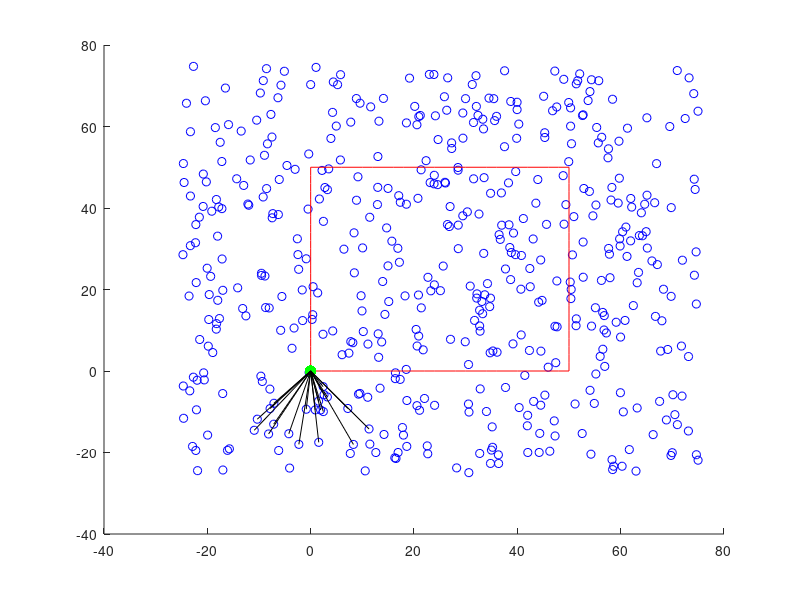

Write the MATLAB code that produced this figure.
%%%%%%%%%%%%%%%%%%%%%%%%%%%%%%%%%%%%%%%%%%%%%%%%%%%%%%%%%%%%%%%%
% <SIM1 specification>
% In 2-D, Features with angle and distance constraint
% 
% Copyright with Jae Young Chung, robot0321 at github 
% Lisence: GNU GENERAL PUBLIC LICENSE Version 3, 29 June 2007
%%%%%%%%%%%%%%%%%%%%%%%%%%%%%%%%%%%%%%%%%%%%%%%%%%%%%%%%%%%%%%%%
clc; clear; close all; 
rng(10);
addpath('./functions');

%% environment setting
Nfeatures = 500; % the number of features
% x,y: 'Nfeatures' number of features, in range (-50,100)
feat_position = rand(2,Nfeatures)*100 - 25;

%% path setting
fwd_speed = 2; % speed along the forward direction
rot_time = 10; % steps needs to be rotated

% path and heading of robot, heading is the angle from world-x axis
path  = [0:fwd_speed:50, 50*ones(1,rot_time), 50*ones(size(0:fwd_speed:50)), 50*ones(1,rot_time),  50:-fwd_speed:0, 0*ones(1,rot_time), zeros(size(50:-fwd_speed:0));
         zeros(size(0:fwd_speed:50)), 0*ones(1,rot_time), 0:fwd_speed:50, 50*ones(1,rot_time), 50*ones(size(50:-fwd_speed:0)), 50*ones(1,rot_time), 50:-fwd_speed:0];
heading = pi/180*[zeros(size(0:fwd_speed:50)), linspace(0,90,rot_time), 90*ones(size(0:fwd_speed:50)), ...
            linspace(90,180,rot_time), 180*ones(size(50:-fwd_speed:0)),linspace(180,270,rot_time), 270*ones(size(50:-fwd_speed:0))]; % yaw (rad)
robot = [path; heading]; 
         
%% camera setting
theta = 45*pi/180; % angle between principal axis and the edge of the image plane (arbitarilliy selected)
mindist = 2; % minimum distance from a feature to camera principal point
maxdist = 20; % maximum distance "

%% driving robot
for i=1:length(robot)
    % Select constrainted features
    currpos = robot(1:2,i);
    currhead = robot(3,i);
    
    % the angle from the principal axis of camera to a line between a feature and camera
    feat_angle = atan2(feat_position(2,:)-currpos(2), feat_position(1,:)-currpos(1)) - currhead;
    % compensation due to the uncontinuity of angle from atan2 (-pi ~ pi)
    feat_angle(feat_angle<-pi) = feat_angle(feat_angle<-pi) + 2*pi;
    feat_angle(feat_angle>pi) = feat_angle(feat_angle>pi) - 2*pi;
    
    % distance constraint 
    feat_dist = sqrt(sum((feat_position - currpos).^2, 1));
    
    % select features with angle and distance constraint
    feat_inview_idx = (feat_angle<theta & feat_angle>-theta & ...
                    feat_dist>mindist & feat_dist<maxdist);
    feat_inview = feat_position(:,feat_inview_idx);
    
    % draw features, path, robot, and view-line in 2-D
    figure(1);
    scatter(feat_position(1,:), feat_position(2,:),'b'); hold on; %features
    plot(path(1,:), path(2,:),'r'); % path
    scatter(currpos(1),currpos(2), 72,'g','filled'); % robot
    plot([currpos(1)*ones(1,size(feat_inview,2)); feat_inview(1,:)], ... 
         [currpos(2)*ones(1,size(feat_inview,2)); feat_inview(2,:)], 'k'); % f in view 
    hold off;
end
